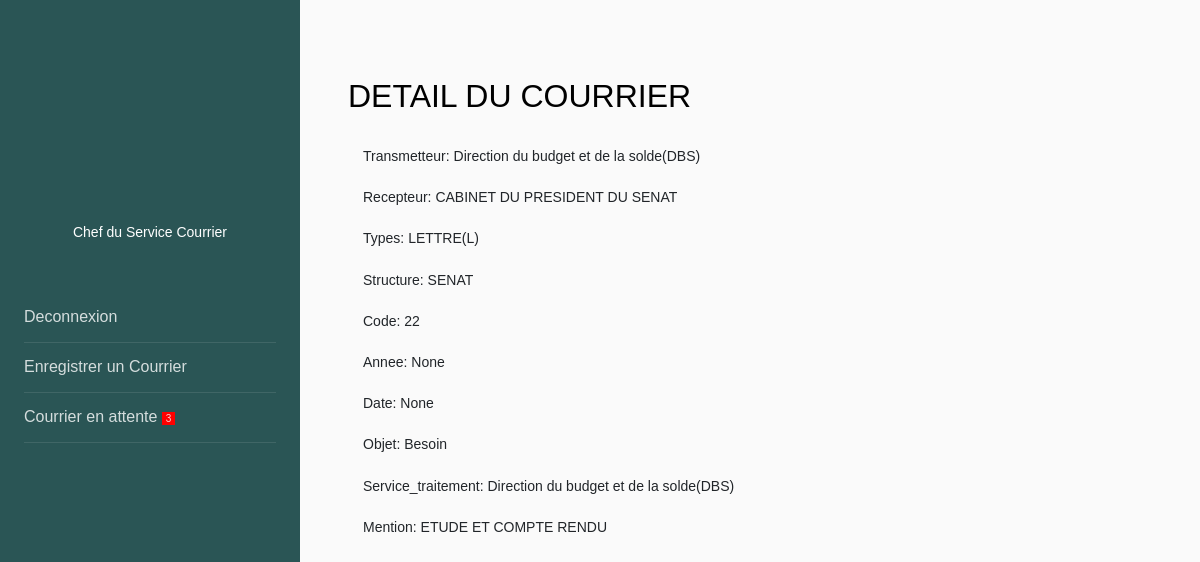
Page /6 on the committed database.
### senat/models.py (models this page shows, shortened)
class Courrier(models.Model):
    transmetteur = models.CharField(max_length=150, choices=EMETTEUR)
    recepteur = models.CharField(max_length=100, choices=RECEPTEUR)
    types = models.CharField(max_length=100, choices=TYPES_COURRIERS)
    structure = models.CharField(max_length=100, choices=STRUCTURE, null=True, blank=True)
    code = models.CharField(max_length=100, null=False, blank=False)
    annee = models.CharField(max_length=100, null=True, blank=True)
    date = models.DateField(blank=True, null=True)
    objet = models.CharField(max_length=10000, null=False, blank=False)
    service_traitement = models.CharField(max_length=150, choices=SERVICE_TRAITEMENT)
    mention = models.CharField(max_length=100, choices=MENTION, null=True, blank=True)
    is_active = models.BooleanField(default=True)
    class Meta:
        db_table = "courrier"

### senat/views.py (the view)
# urls.py: path('<int:id>', views.courrier_attente_detail, name='courrier_attente_detail'),
def courrier_attente_detail(request, id):
    obj = get_object_or_404(Courrier, pk=id)
    courrier = Courrier.objects.filter(mention="ETUDE ET COMPTE RENDU", is_active=True)
    count_courrier = courrier.count()
    return render(request, 'courrier_detail.html', {"obj": obj, "count_courrier": count_courrier})

### senat/templates/courrier_detail.html (shortened to what this page needs)
{% load static %}
{% load crispy_forms_tags %}
<!DOCTYPE html>
<html>
<head>
<link rel="stylesheet" href="https://stackpath.bootstrapcdn.com/font-awesome/4.7.0/css/font-awesome.min.css">
<link rel="stylesheet" href="https://stackpath.bootstrapcdn.com/bootstrap/4.3.1/css/bootstrap.min.css">
</head>
<body>
<div class="wrapper d-flex align-items-stretch">
    <nav id="sidebar">
        <div class="p-4 pt-5">
            <a href="#" class="img logo rounded-circle mb-3" style="background-image: url(http://frontendfreecode.com/img/user.jpg);"></a>
            <p class="text-center"> <br> Chef du Service Courrier</p>
            <ul class="list-unstyled components mb-5 mt-5">
                <li>
                    <a href="{% url 'account:index' %}">Deconnexion</a>
                </li>
                <li>
                    <a href="{% url 'senat:chef_service' %}">Enregistrer un Courrier</a>
                </li>
                <li>
                    <a href="{% url 'senat:courrier_attente' %}">Courrier en attente <span style="font-size:10px; border: 1px solid red; padding-left: 3px; padding-right: 3px; border-radius: %; background-color: red">{{ count_courrier }}</span></a>
                </li>
            </ul>
        </div>
    </nav>
    <div id="content" class="p-4 p-md-5 ">
        <h2 class="mb-4 mt-4">DETAIL DU COURRIER</h2>
            <div class="container">
                    <p > Transmetteur: {{ obj.transmetteur }} </p>
                    <p> Recepteur: {{ obj.recepteur }} </p>
                    <p> Types: {{ obj.types }} </p>
                    <p> Structure: {{ obj.structure }} </p>
                    <p> Code: {{ obj.code }} </p>
                    <p> Annee: {{ obj.annee }} </p>
                    <p> Date: {{ obj.date }} </p>
                    <p> Objet: {{ obj.objet }} </p>
                    <p> Service_traitement: {{ obj.service_traitement }} </p>
                    <p> Mention: {{ obj.mention }} </p>
            </div>
    </div>
</div>
</body>
</html>

### senat/templates/courrier_detail.html (style rules this page uses)
body { font-family: "Poppins", Arial, sans-serif; font-size: 14px; line-height: 1.8; font-weight: normal; background: #fafafa; }
a { -webkit-transition: 0.3s all ease; -o-transition: 0.3s all ease; transition: 0.3s all ease; color: #fff; }
h1, h2, h3, h4, h5, .h1, .h2, .h3, .h4, .h5 { line-height: 1.5; font-weight: 400; font-family: "Poppins", Arial, sans-serif; color: #000; }
.img { background-size: cover; background-repeat: no-repeat; background-position: center center; }
.wrapper { width: 100%; }
#sidebar { min-width: 300px; max-width: 300px; background: #2a5555; color: #fff; -webkit-transition: all 0.3s; -o-transition: all 0.3s; transition: all 0.3s; }
#sidebar .logo { display: block; width: 120px; height: 120px; margin: 0 auto; }
#sidebar ul.components { padding: 0; }
#sidebar ul li { font-size: 16px; }
#sidebar ul li a { padding: 10px 0; display: block; color: rgba(255, 255, 255, 0.8); border-bottom: 1px solid rgba(255, 255, 255, 0.1); }
#content { width: 100%; padding: 0; min-height: 100vh; -webkit-transition: all 0.3s; -o-transition: all 0.3s; transition: all 0.3s; }

### rows in the picture
Courrier: transmetteur "Direction du budget et de la solde(DBS)", recepteur "CABINET DU PRESIDENT DU SENAT", types "LETTRE(L)", structure "SENAT", code "22", annee "None", date "None", objet "Besoin", service_traitement "Direction du budget et de la solde(DBS)", mention "ETUDE ET COMPTE RENDU"

### other values in the picture
{{ count_courrier }} "3"
